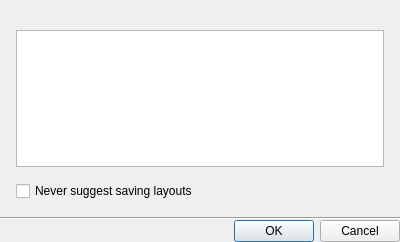
<?xml version="1.0" encoding="UTF-8"?>
<ui version="4.0">
 <class>ResourceListDialog</class>
 <widget class="QDialog" name="ResourceListDialog">
  <property name="geometry">
   <rect>
    <x>0</x>
    <y>0</y>
    <width>400</width>
    <height>242</height>
   </rect>
  </property>
  <property name="windowTitle">
   <string/>
  </property>
  <layout class="QVBoxLayout" name="verticalLayout_1">
   <property name="spacing">
    <number>0</number>
   </property>
   <property name="leftMargin">
    <number>0</number>
   </property>
   <property name="topMargin">
    <number>0</number>
   </property>
   <property name="rightMargin">
    <number>0</number>
   </property>
   <property name="bottomMargin">
    <number>0</number>
   </property>
   <item>
    <layout class="QVBoxLayout" name="verticalLayout">
     <property name="leftMargin">
      <number>16</number>
     </property>
     <property name="topMargin">
      <number>16</number>
     </property>
     <property name="rightMargin">
      <number>16</number>
     </property>
     <property name="bottomMargin">
      <number>16</number>
     </property>
     <item>
      <widget class="QLabel" name="topLabel">
       <property name="text">
        <string/>
       </property>
       <property name="wordWrap">
        <bool>true</bool>
       </property>
      </widget>
     </item>
     <item>
      <widget class="QTreeView" name="treeView">
       <property name="focusPolicy">
        <enum>Qt::ClickFocus</enum>
       </property>
       <property name="editTriggers">
        <set>QAbstractItemView::DoubleClicked|QAbstractItemView::EditKeyPressed|QAbstractItemView::SelectedClicked</set>
       </property>
       <property name="alternatingRowColors">
        <bool>true</bool>
       </property>
       <property name="rootIsDecorated">
        <bool>false</bool>
       </property>
       <property name="uniformRowHeights">
        <bool>true</bool>
       </property>
       <property name="sortingEnabled">
        <bool>true</bool>
       </property>
       <property name="headerHidden">
        <bool>true</bool>
       </property>
      </widget>
     </item>
     <item>
      <widget class="QLabel" name="bottomLabel">
       <property name="text">
        <string/>
       </property>
      </widget>
     </item>
     <item>
      <widget class="QCheckBox" name="doNotAskAgainCheckBox">
       <property name="text">
        <string>Never suggest saving layouts</string>
       </property>
      </widget>
     </item>
    </layout>
   </item>
   <item>
    <widget class="Line" name="line">
     <property name="orientation">
      <enum>Qt::Horizontal</enum>
     </property>
    </widget>
   </item>
   <item>
    <widget class="QDialogButtonBox" name="buttonBox">
     <property name="orientation">
      <enum>Qt::Horizontal</enum>
     </property>
     <property name="standardButtons">
      <set>QDialogButtonBox::Cancel|QDialogButtonBox::Ok</set>
     </property>
    </widget>
   </item>
  </layout>
 </widget>
 <resources/>
 <connections/>
</ui>
